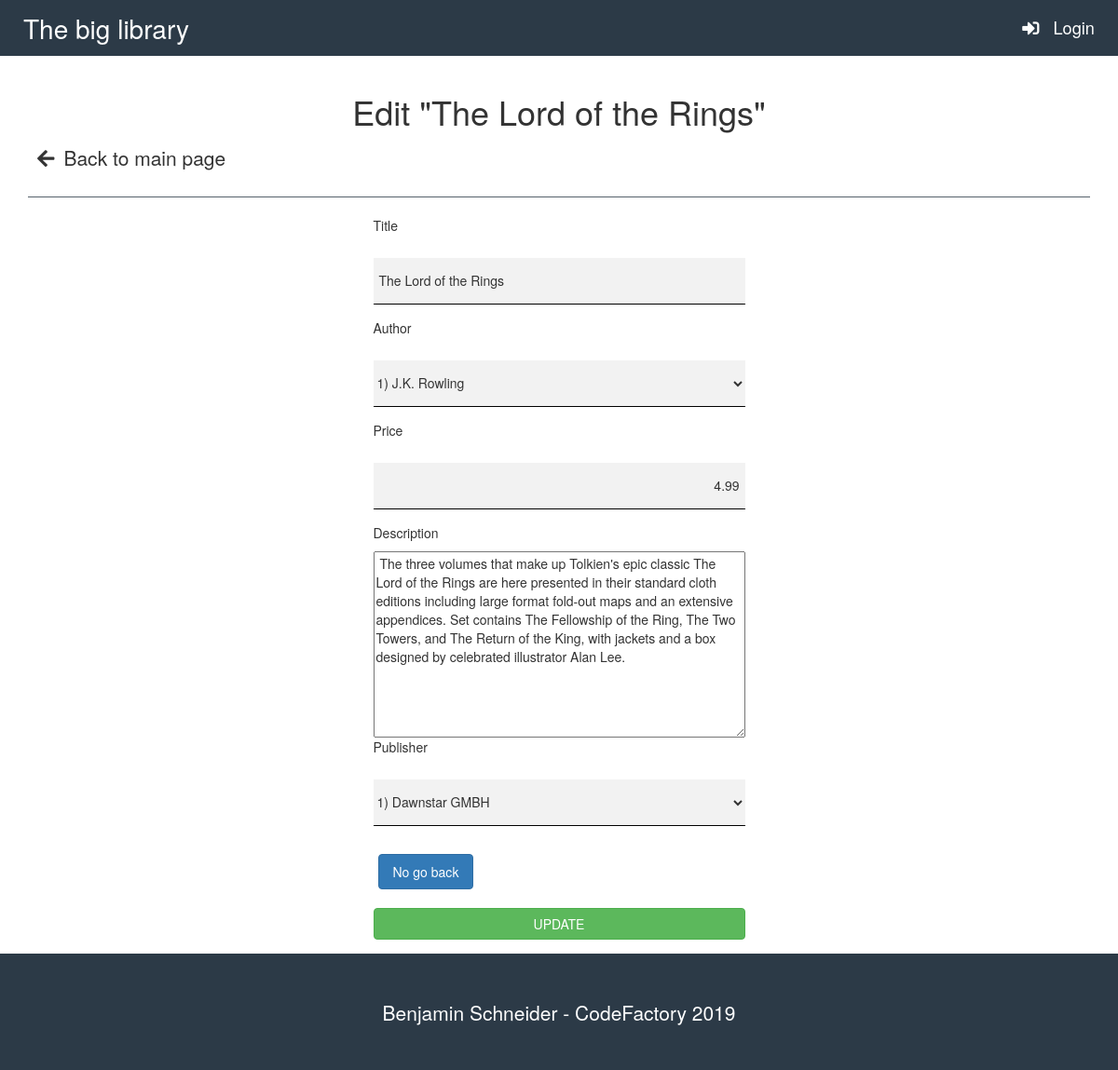
The page /update.php?id=5 on the database its author committed.
### tables this page shows
CREATE TABLE `media` (
  `media_id` int(11) NOT NULL,
  `mediaTitle` varchar(150) DEFAULT NULL,
  `mediaImage` varchar(500) DEFAULT NULL,
  `mediaISBN` varchar(25) DEFAULT NULL,
  `mediaDesc` varchar(500) DEFAULT NULL,
  `mediaPrice` float DEFAULT NULL,
  `mediaStatus` tinyint(1) DEFAULT NULL,
  `fk_library_id` int(11) NOT NULL,
  `fk_type_id` int(11) NOT NULL,
  `fk_author_id` int(11) NOT NULL,
  `fk_publisher_id` int(11) NOT NULL
);

### update.php (the view, shortened to what this page needs)
<?php
	require_once 'db_connection.php';
	if($_GET['id']) {
		$id = $_GET['id'];
		$sql = "SELECT * FROM `media` WHERE media_id = {$id}";
		$result = $mysqli->query($sql);
		$row = $result->fetch_array();
	}
?>
<!DOCTYPE html>
<html lang="en">
<head>
	<link rel="stylesheet" href="https://maxcdn.bootstrapcdn.com/bootstrap/3.3.7/css/bootstrap.min.css">
	<link rel="stylesheet" href="https://use.fontawesome.com/releases/v5.7.2/css/all.css">
	<link rel="stylesheet" type="text/css" href="style.css">
</head>
<body>
	<div class="navbar">
		<p>The big library</p>
		<span class="navbar-login">
			<a href="login.php" title="Zum Login">
			<?php
				if (isset($_SESSION['user'])) {
					$displayName = $userRow['userFirstName']. " ". $userRow['userLastName'];
					echo '<i class="fas fa-sign-out-alt"></i> '.$displayName;
				}
				else {
					echo '<i class="fas fa-sign-in-alt"></i> Login';
				}
			?>
			</a>
		</span>
	</div>
	<div class="container">
		<div class="heading">
			<h1>Edit "<?php echo $row["mediaTitle"] ?>"</h1>
		</div>
		<a class="mainpageback" href="index.php"><i class="fas fa-arrow-left"></i>Back to main page</a>
		<hr>
		<form class="updatemedia" method="POST" accept-charset="utf-8">
			<p>Title</p>
			<input class="field" type="text" name="title" value=" <?php echo $row["mediaTitle"] ?> ">
			<p>Author</p>
			<select class="field" name="author">
				<?php
				$sql = mysqli_query($mysqli, "SELECT * FROM `author`");
				while($rowAuthor = mysqli_fetch_assoc($sql)){
					echo "<option id=". $rowAuthor["author_id"]. ">". $rowAuthor["author_id"]. ")  ". $rowAuthor["authorFirstName"]. " ". $rowAuthor["authorSurName"]. "</option>";
				}
				?>
			</select>
			<p>Price</p>
			<input class="price field" type="text" name="price" value =" <?php echo $row["mediaPrice"] ?>">
			<p>Description</p>
			<textarea name="desc"> <?php echo $row["mediaDesc"] ?></textarea>
			<p>Publisher</p>
			<select class="field" name="publisher">
				<?php
				$sql = mysqli_query($mysqli, "SELECT * FROM `publisher`");
				while($rowPublisher = mysqli_fetch_assoc($sql)){
					echo "<option id=". $rowPublisher["publisher_id"]. ">". $rowPublisher["publisher_id"]. ")  ". $rowPublisher["publisherName"]. "</option>";
				}
				?>
			</select>
			<?php echo "<a href='mediainfo.php?id=". $row['media_id']. "'><button class='btn btn-primary delete' type='button'>No go back</button></a>" ?>
			<input class="btn btn-success" type="submit" name="update" value="UPDATE">
		</form>
	 	</div>
 	<div class="footer">
 		<p>Benjamin Schneider - CodeFactory 2019</p>
 	</div>
</body>
</html>

### style.css (style rules this page uses)
html { position: relative; min-height: 100%; }
body { margin-bottom: 125px; }
.navbar { display: flex; border-radius: 0; background-color: #2C3A47; border: none; }
.navbar p { color: #fff; font-size: 2em; margin: 10px 25px; }
.navbar-login { right: 15px; margin: auto 25px auto auto; font-size: 1.3em; }
.navbar-login a, .navbar-login .fas { color: #fff; }
.heading, .success { text-align: center; }
hr { border-color: rgb(44,58,71, .8); }
.fas { padding: 0; margin: 10px; color: #333333; }
.container > a { text-decoration: none; }
.mainpageback { font-size: 1.5em; color: #333333; margin: 10px 0; }
.price { direction: rtl; }
.delete, .create { margin: 5px; padding: 8px 15px; }
.btn-success { margin: 15px 0; }
textarea { width: 100%; height: 200px; }
.footer { width: 100%; height: 125px; background-color: #2C3A47; display: flex; position: absolute; bottom: 0; }
.footer p { color: #fff; font-size: 1.5em; text-align: center; margin: auto; }
.updatemedia { display: flex; flex-direction: column; width: 35%; margin: auto; }
.field { background-color: rgba(230, 230, 230, .5); height: 50px; margin: 15px 0; outline: none; border: none; border-bottom: 1px solid black; }

### rows shown on the page
media: mediaTitle "The Lord of the Rings", title "The Lord of the Rings", price "4.99", desc "The three volumes that make up Tolkien's epic classic The Lord of the Rings are here presented in their standard cloth editions including large format fold-out maps and an extensive appendices. Set contains The Fellowship of the Ring, The Two Towers, and The Return of the King, with jackets and a box designed by celebrated illustrator Alan Lee."

### other values the page prints
form field author "1) J.K. Rowling"
form field publisher "1) Dawnstar GMBH"
